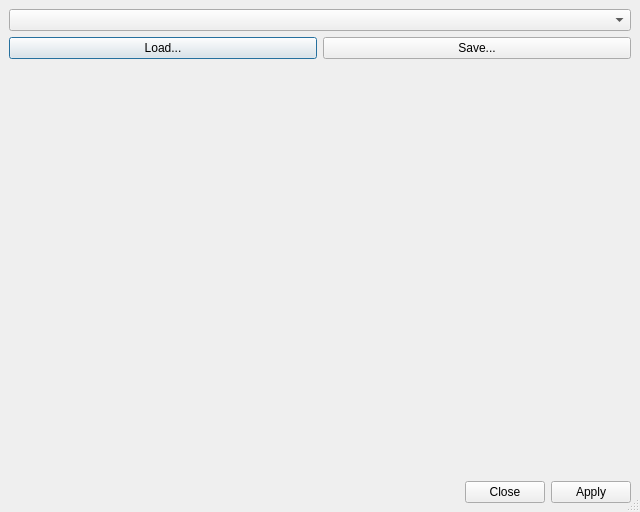
<ui version="4.0" >
 <class>QClutEditorDialogBase</class>
 <widget class="QDialog" name="QClutEditorDialogBase" >
  <property name="geometry" >
   <rect>
    <x>0</x>
    <y>0</y>
    <width>640</width>
    <height>512</height>
   </rect>
  </property>
  <property name="windowTitle" >
   <string>CLUT editor</string>
  </property>
  <property name="sizeGripEnabled" >
   <bool>true</bool>
  </property>
  <layout class="QVBoxLayout" >
   <property name="margin" >
    <number>9</number>
   </property>
   <property name="spacing" >
    <number>6</number>
   </property>
   <item>
    <widget class="QComboBox" name="m_clutPresetsComboBox" />
   </item>
   <item>
    <layout class="QHBoxLayout" >
     <property name="margin" >
      <number>0</number>
     </property>
     <property name="spacing" >
      <number>6</number>
     </property>
     <item>
      <widget class="QPushButton" name="m_loadClutPushButton" >
       <property name="toolTip" >
        <string>Load transfer function</string>
       </property>
       <property name="text" >
        <string>Load...</string>
       </property>
      </widget>
     </item>
     <item>
      <widget class="QPushButton" name="m_saveClutPushButton" >
       <property name="toolTip" >
        <string>Save transfer function</string>
       </property>
       <property name="text" >
        <string>Save...</string>
       </property>
      </widget>
     </item>
    </layout>
   </item>
   <item>
    <widget class="udg::QTransferFunctionEditorByValues" native="1" name="m_editorByValues" />
   </item>
   <item>
    <widget class="QDialogButtonBox" name="m_buttonBox" >
     <property name="orientation" >
      <enum>Qt::Horizontal</enum>
     </property>
     <property name="standardButtons" >
      <set>QDialogButtonBox::Apply|QDialogButtonBox::Close|QDialogButtonBox::NoButton</set>
     </property>
    </widget>
   </item>
  </layout>
 </widget>
 <customwidgets>
  <customwidget>
   <class>udg::QTransferFunctionEditorByValues</class>
   <extends>QWidget</extends>
   <header>qtransferfunctioneditorbyvalues.h</header>
  </customwidget>
 </customwidgets>
 <resources/>
 <connections>
  <connection>
   <sender>m_buttonBox</sender>
   <signal>accepted()</signal>
   <receiver>QClutEditorDialogBase</receiver>
   <slot>accept()</slot>
   <hints>
    <hint type="sourcelabel" >
     <x>248</x>
     <y>254</y>
    </hint>
    <hint type="destinationlabel" >
     <x>157</x>
     <y>274</y>
    </hint>
   </hints>
  </connection>
  <connection>
   <sender>m_buttonBox</sender>
   <signal>rejected()</signal>
   <receiver>QClutEditorDialogBase</receiver>
   <slot>reject()</slot>
   <hints>
    <hint type="sourcelabel" >
     <x>316</x>
     <y>260</y>
    </hint>
    <hint type="destinationlabel" >
     <x>286</x>
     <y>274</y>
    </hint>
   </hints>
  </connection>
 </connections>
</ui>
